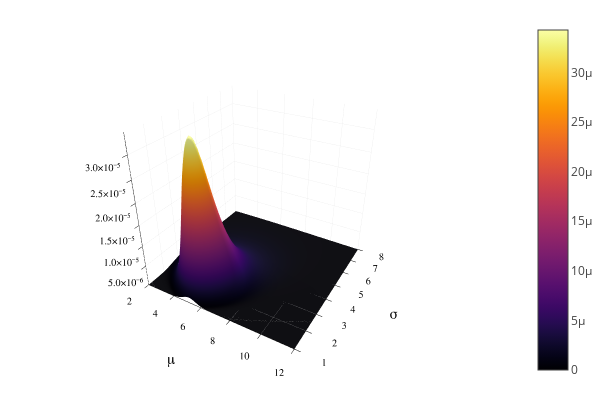

This figure's notebook cell:
### Code cell
μ_true = 5
σ_true = 3
dμ = 0.1
dσ = 0.1
μ_range = reshape(2:dμ:12, (101,1)) #create a range of possible values to check over. Note for μ this could be infinite in theory.
σ_range = reshape(1:dσ:8, (1,71))

samp = rand(Normal(μ_true, σ_true), 5) #generate data
print(mean(samp), ", ", sqrt((1/5)*sum((samp.-mean(samp)).^2))) #calculates the bais estimator

function likely(μ, σ) # likelihood function
    n = length(samp)
    return exp(-0.5*σ^-2*sum((samp.-μ).^2))*(2*pi*σ^2)^(-n/2)
end

prior = 1

posterior(x, y) = likely.(x, y)
POSTerior(x, y) = likely.(x,y)

surface(2:dμ:12, 1:dσ:8, POSTerior, xlabel = "μ", ylabel = "σ") # from my current understanding, surface() prefers to have inputs of arrays and functions

# post = (likely.(μ_range, σ_range)*prior)/sum(sum(dμ*prior*likely.(μ_range, σ_range))) #integral is not right



# surface(μ_range, σ_range, post)

### Figure 1 — Plotly figure (JSON) as saved in the notebook; plotly's stock layout.template omitted (floating-point values rounded to 4 significant figures; data arrays with more than 128 entries replaced by an {"elided": "..."} marker saying what was removed)
{"data": [{"colorbar": {"title": ""}, "colorscale": {"elided": "256x2 mixed values"}, "hoverinfo": "none", "name": "y1", "opacity": null, "showlegend": false, "showscale": true, "type": "surface", "x": [2, 2.1, 2.2, 2.3, 2.4, 2.5, 2.6, 2.7, 2.8, 2.9, 3, 3.1, 3.2, 3.3, 3.4, 3.5, 3.6, 3.7, 3.8, 3.9, 4, 4.1, 4.2, 4.3, 4.4, 4.5, 4.6, 4.7, 4.8, 4.9, 5, 5.1, 5.2, 5.3, 5.4, 5.5, 5.6, 5.7, 5.8, 5.9, 6, 6.1, 6.2, 6.3, 6.4, 6.5, 6.6, 6.7, 6.8, 6.9, 7, 7.1, 7.2, 7.3, 7.4, 7.5, 7.6, 7.7, 7.8, 7.9, 8, 8.1, 8.2, 8.3, 8.4, 8.5, 8.6, 8.7, 8.8, 8.9, 9, 9.1, 9.2, 9.3, 9.4, 9.5, 9.6, 9.7, 9.8, 9.9, 10, 10.1, 10.2, 10.3, 10.4, 10.5, 10.6, 10.7, 10.8, 10.9, 11, 11.1, 11.2, 11.3, 11.4, 11.5, 11.6, 11.7, 11.8, 11.9, 12], "xaxis": "x1", "y": [1, 1.1, 1.2, 1.3, 1.4, 1.5, 1.6, 1.7, 1.8, 1.9, 2, 2.1, 2.2, 2.3, 2.4, 2.5, 2.6, 2.7, 2.8, 2.9, 3, 3.1, 3.2, 3.3, 3.4, 3.5, 3.6, 3.7, 3.8, 3.9, 4, 4.1, 4.2, 4.3, 4.4, 4.5, 4.6, 4.7, 4.8, 4.9, 5, 5.1, 5.2, 5.3, 5.4, 5.5, 5.6, 5.7, 5.8, 5.9, 6, 6.1, 6.2, 6.3, 6.4, 6.5, 6.6, 6.7, 6.8, 6.9, 7, 7.1, 7.2, 7.3, 7.4, 7.5, 7.6, 7.7, 7.8, 7.9, 8], "yaxis": "y1", "z": {"elided": "71x101 float values"}, "zmax": 3.428e-05, "zmin": 1.812e-57}], "layout": {"annotations": [], "height": 400, "legend": {"bgcolor": "rgba(255, 255, 255, 1.000)", "bordercolor": "rgba(0, 0, 0, 1.000)", "borderwidth": 1, "font": {"color": "rgba(0, 0, 0, 1.000)", "family": "sans-serif", "size": 11}, "tracegroupgap": 0, "traceorder": "normal", "x": 1.02, "xanchor": "auto", "y": 1, "yanchor": "auto"}, "margin": {"b": 20, "l": 0, "r": 0, "t": 20}, "paper_bgcolor": "rgba(255, 255, 255, 1.000)", "plot_bgcolor": "rgba(255, 255, 255, 1.000)", "scene": {"camera": {"eye": {"x": 1.126, "y": -1.95, "z": 1.3}}, "xaxis": {"anchor": "y1", "domain": [0.04684, 0.9934], "gridcolor": "rgba(0, 0, 0, 0.100)", "gridwidth": 0.5, "linecolor": "rgba(0, 0, 0, 1.000)", "mirror": false, "range": [2, 12], "showgrid": true, "showline": true, "showticklabels": true, "tickangle": 0, "tickcolor": "rgb(0, 0, 0)", "tickfont": {"color": "rgba(0, 0, 0, 1.000)", "family": "sans-serif", "size": 11}, "tickmode": "array", "ticks": "inside", "ticktext": ["2", "4", "6", "8", "10", "12"], "tickvals": [2, 4, 6, 8, 10, 12], "title": "μ", "titlefont": {"color": "rgba(0, 0, 0, 1.000)", "family": "sans-serif", "size": 15}, "type": "-", "visible": true, "zeroline": false, "zerolinecolor": "rgba(0, 0, 0, 1.000)"}, "yaxis": {"anchor": "x1", "domain": [0.07581, 0.9902], "gridcolor": "rgba(0, 0, 0, 0.100)", "gridwidth": 0.5, "linecolor": "rgba(0, 0, 0, 1.000)", "mirror": false, "range": [1, 8], "showgrid": true, "showline": true, "showticklabels": true, "tickangle": 0, "tickcolor": "rgb(0, 0, 0)", "tickfont": {"color": "rgba(0, 0, 0, 1.000)", "family": "sans-serif", "size": 11}, "tickmode": "array", "ticks": "inside", "ticktext": ["1", "2", "3", "4", "5", "6", "7", "8"], "tickvals": [1, 2, 3, 4, 5, 6, 7, 8], "title": "σ", "titlefont": {"color": "rgba(0, 0, 0, 1.000)", "family": "sans-serif", "size": 15}, "type": "-", "visible": true, "zeroline": false, "zerolinecolor": "rgba(0, 0, 0, 1.000)"}, "zaxis": {"gridcolor": "rgba(0, 0, 0, 0.100)", "gridwidth": 0.5, "linecolor": "rgba(0, 0, 0, 1.000)", "mirror": false, "range": [1.812e-57, 3.428e-05], "showgrid": true, "showline": true, "showticklabels": true, "tickangle": 0, "tickcolor": "rgb(0, 0, 0)", "tickfont": {"color": "rgba(0, 0, 0, 1.000)", "family": "sans-serif", "size": 11}, "tickmode": "array", "ticks": "inside", "ticktext": ["5.0×10⁻⁶", "1.0×10⁻⁵", "1.5×10⁻⁵", "2.0×10⁻⁵", "2.5×10⁻⁵", "3.0×10⁻⁵"], "tickvals": [5e-06, 1e-05, 1.5e-05, 2e-05, 2.5e-05, 3e-05], "title": "", "titlefont": {"color": "rgba(0, 0, 0, 1.000)", "family": "sans-serif", "size": 15}, "type": "-", "visible": true, "zeroline": false, "zerolinecolor": "rgba(0, 0, 0, 1.000)"}}, "showlegend": true, "width": 600}}
